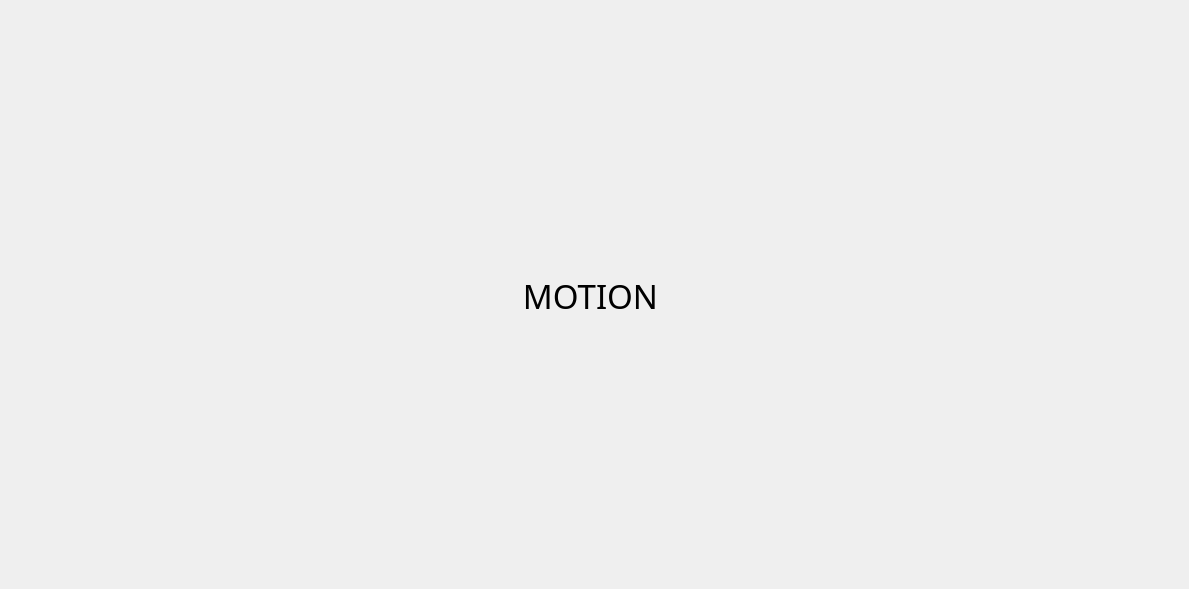
<?xml version="1.0" encoding="UTF-8"?>
<ui version="4.0">
 <class>Dialog</class>
 <widget class="QDialog" name="Dialog">
  <property name="geometry">
   <rect>
    <x>0</x>
    <y>0</y>
    <width>1189</width>
    <height>589</height>
   </rect>
  </property>
  <property name="windowTitle">
   <string>Dialog</string>
  </property>
  <widget class="QWidget" name="gridLayoutWidget">
   <property name="geometry">
    <rect>
     <x>-10</x>
     <y>0</y>
     <width>1201</width>
     <height>591</height>
    </rect>
   </property>
   <layout class="QGridLayout" name="gridLayout">
    <item row="0" column="0">
     <widget class="QLabel" name="label">
      <property name="font">
       <font>
        <family>Saab</family>
        <pointsize>25</pointsize>
        <weight>50</weight>
        <italic>false</italic>
        <bold>false</bold>
       </font>
      </property>
      <property name="autoFillBackground">
       <bool>true</bool>
      </property>
      <property name="text">
       <string>MOTION</string>
      </property>
      <property name="alignment">
       <set>Qt::AlignCenter</set>
      </property>
      <property name="wordWrap">
       <bool>false</bool>
      </property>
     </widget>
    </item>
   </layout>
  </widget>
 </widget>
 <resources/>
 <connections/>
</ui>
